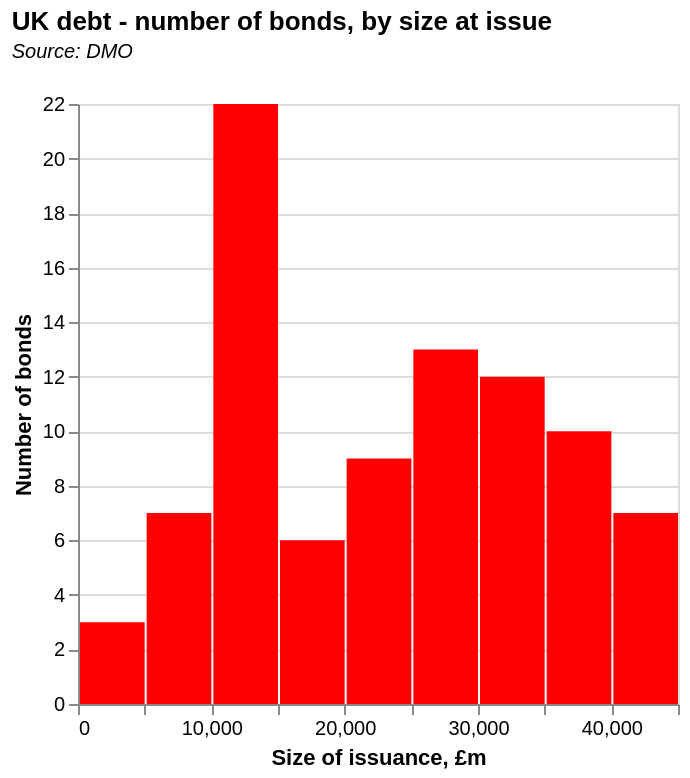

Vega-Lite specification for this chart:
### Vega-Lite specification from a JSON file in a GitHub repository (floating-point values rounded to 4 significant figures)
{"$schema": "https://vega.github.io/schema/vega-lite/v5.json", "description": "Bar chart of UK debt outstanding. Demo of string and date functions", "title": {"text": "UK debt - number of bonds, by size at issue", "subtitle": ["Source: DMO", ""], "subtitleFontStyle": "italic", "subtitleFontSize": 10, "anchor": "start", "color": "black"}, "height": 300, "width": 300, "transform": [{"calculate": "slice(datum.issueDate, -4)", "as": "issue"}, {"calculate": "slice(datum.redemptionDate, -4)", "as": "redemption"}, {"calculate": "datum.redemption - datum.issue", "as": "duration"}], "data": {"values": [{"rawType": "2½% Index-linked Treasury Stock 2024", "coupon": "2½", "giltType": "Index Linked", "code": "GB0008983024", "redemptionDate": " 17-Jul-2024", "issueDate": " 30-Dec-1986", "divDates": "17 Jan/Jul", "divNextDate": " 06-Jan-2023", "issueAmount": "6821", "baseRPI": "97.667931", "amountINCinfUplift": "22363", "issueYear": "1986", "totalCumulative": "6821", "id": "1"}, {"rawType": "4 1/8% Index-linked Treasury Stock 2030", "coupon": "1/8", "giltType": "Index Linked", "code": "GB0008932666", "redemptionDate": " 22-Jul-2030", "issueDate": " 12-Jun-1992", "divDates": "22 Jan/Jul", "divNextDate": " 12-Jan-2023", "issueAmount": "4841", "baseRPI": "135.10001", "amountINCinfUplift": "11474", "issueYear": "1992", "totalCumulative": "11662", "id": "2"}, {"rawType": "6% Treasury Stock 2028", "coupon": "6", "giltType": "Treasury Stock", "code": "GB0002404191", "redemptionDate": " 07-Dec-2028", "issueDate": " 29-Jan-1998", "divDates": "7 Jun/Dec", "divNextDate": " 28-Nov-2022", "issueAmount": "20256", "baseRPI": "", "amountINCinfUplift": "", "issueYear": "1998", "totalCumulative": "31918", "id": "3"}, {"rawType": "4¼% Treasury Stock 2032", "coupon": "4¼", "giltType": "Treasury Stock", "code": "GB0004893086", "redemptionDate": " 07-Jun-2032", "issueDate": " 25-May-2000", "divDates": "7 Jun/Dec", "divNextDate": " 28-Nov-2022", "issueAmount": "40331", "baseRPI": "", "amountINCinfUplift": "", "issueYear": "2000", "totalCumulative": "72249", "id": "4"}, {"rawType": "5% Treasury Stock 2025", "coupon": "5", "giltType": "Treasury Stock", "code": "GB0030880693", "redemptionDate": " 07-Mar-2025", "issueDate": " 27-Sep-2001", "divDates": "7 Mar/Sep", "divNextDate": " 24-Feb-2023", "issueAmount": "37339", "baseRPI": "", "amountINCinfUplift": "", "issueYear": "2001", "totalCumulative": "109588", "id": "5"}, {"rawType": "2% Index-linked Treasury Stock 2035", "coupon": "2", "giltType": "Index Linked", "code": "GB0031790826", "redemptionDate": " 26-Jan-2035", "issueDate": " 11-Jul-2002", "divDates": "26 Jan/Jul", "divNextDate": " 17-Jan-2023", "issueAmount": "9084", "baseRPI": "173.60001", "amountINCinfUplift": "16755", "issueYear": "2002", "totalCumulative": "118672", "id": "6"}, {"rawType": "4¼% Treasury Stock 2036", "coupon": "4¼", "giltType": "Treasury Stock", "code": "GB0032452392", "redemptionDate": " 07-Mar-2036", "issueDate": " 27-Feb-2003", "divDates": "7 Mar/Sep", "divNextDate": " 24-Feb-2023", "issueAmount": "31682", "baseRPI": "", "amountINCinfUplift": "", "issueYear": "2003", "totalCumulative": "150354", "id": "7"}, {"rawType": "4¾% Treasury Stock 2038", "coupon": "4¾", "giltType": "Treasury Stock", "code": "GB00B00NY175", "redemptionDate": " 07-Dec-2038", "issueDate": " 23-Apr-2004", "divDates": "7 Jun/Dec", "divNextDate": " 28-Nov-2022", "issueAmount": "26827", "baseRPI": "", "amountINCinfUplift": "", "issueYear": "2004", "totalCumulative": "177181", "id": "8"}, {"rawType": "1¼% Index-linked Treasury Gilt 2055", "coupon": "1¼", "giltType": "Index Linked", "code": "GB00B0CNHZ09", "redemptionDate": " 22-Nov-2055", "issueDate": " 23-Sep-2005", "divDates": "22 May/Nov", "divNextDate": " 11-Nov-2022", "issueAmount": "10169", "baseRPI": "192.2", "amountINCinfUplift": "18227", "issueYear": "2005", "totalCumulative": "187350", "id": "9"}, {"rawType": "4¼% Treasury Gilt 2055", "coupon": "4¼", "giltType": "Treasury Gilt", "code": "GB00B06YGN05", "redemptionDate": " 07-Dec-2055", "issueDate": " 27-May-2005", "divDates": "7 Jun/Dec", "divNextDate": " 28-Nov-2022", "issueAmount": "27671", "baseRPI": "", "amountINCinfUplift": "", "issueYear": "2005", "totalCumulative": "215021", "id": "10"}, {"rawType": "4¼% Treasury Gilt 2027", "coupon": "4¼", "giltType": "Treasury Gilt", "code": "GB00B16NNR78", "redemptionDate": " 07-Dec-2027", "issueDate": " 06-Sep-2006", "divDates": "7 Jun/Dec", "divNextDate": " 28-Nov-2022", "issueAmount": "33003", "baseRPI": "", "amountINCinfUplift": "", "issueYear": "2006", "totalCumulative": "248024", "id": "11"}, {"rawType": "1¼% Index-linked Treasury Gilt 2027", "coupon": "1¼", "giltType": "Index Linked", "code": "GB00B128DH60", "redemptionDate": " 22-Nov-2027", "issueDate": " 26-Apr-2006", "divDates": "22 May/Nov", "divNextDate": " 11-Nov-2022", "issueAmount": "14170", "baseRPI": "194.06667", "amountINCinfUplift": "25154", "issueYear": "2006", "totalCumulative": "262194", "id": "12"}, {"rawType": "4¼% Treasury Gilt 2046", "coupon": "4¼", "giltType": "Treasury Gilt", "code": "GB00B128DP45", "redemptionDate": " 07-Dec-2046", "issueDate": " 12-May-2006", "divDates": "7 Jun/Dec", "divNextDate": " 28-Nov-2022", "issueAmount": "25124", "baseRPI": "", "amountINCinfUplift": "", "issueYear": "2006", "totalCumulative": "287318", "id": "13"}, {"rawType": "1 1/8% Index-linked Treasury Gilt 2037", "coupon": "1/8", "giltType": "Index Linked", "code": "GB00B1L6W962", "redemptionDate": " 22-Nov-2037", "issueDate": " 21-Feb-2007", "divDates": "22 May/Nov", "divNextDate": " 11-Nov-2022", "issueAmount": "13066", "baseRPI": "202.24286", "amountINCinfUplift": "22255", "issueYear": "2007", "totalCumulative": "300384", "id": "14"}, {"rawType": "4¾% Treasury Gilt 2030", "coupon": "4¾", "giltType": "Treasury Gilt", "code": "GB00B24FF097", "redemptionDate": " 07-Dec-2030", "issueDate": " 03-Oct-2007", "divDates": "7 Jun/Dec", "divNextDate": " 28-Nov-2022", "issueAmount": "42819", "baseRPI": "", "amountINCinfUplift": "", "issueYear": "2007", "totalCumulative": "343203", "id": "15"}, {"rawType": "4½% Treasury Gilt 2042", "coupon": "4½", "giltType": "Treasury Gilt", "code": "GB00B1VWPJ53", "redemptionDate": " 07-Dec-2042", "issueDate": " 06-Jun-2007", "divDates": "7 Jun/Dec", "divNextDate": " 28-Nov-2022", "issueAmount": "28354", "baseRPI": "", "amountINCinfUplift": "", "issueYear": "2007", "totalCumulative": "371557", "id": "16"}, {"rawType": "0¾% Index-linked Treasury Gilt 2047", "coupon": "0¾", "giltType": "Index Linked", "code": "GB00B24FFM16", "redemptionDate": " 22-Nov-2047", "issueDate": " 21-Nov-2007", "divDates": "22 May/Nov", "divNextDate": " 11-Nov-2022", "issueAmount": "11687", "baseRPI": "207.76666", "amountINCinfUplift": "19377", "issueYear": "2007", "totalCumulative": "383244", "id": "17"}, {"rawType": "1 7/8% Index-linked Treasury Gilt 2022", "coupon": "7/8", "giltType": "Index Linked", "code": "GB00B1Z5HQ14", "redemptionDate": " 22-Nov-2022", "issueDate": " 11-Jul-2007", "divDates": "22 May/Nov", "divNextDate": " 11-Nov-2022", "issueAmount": "15743", "baseRPI": "205.65807", "amountINCinfUplift": "26554", "issueYear": "2007", "totalCumulative": "398987", "id": "18"}, {"rawType": "1¼% Index-linked Treasury Gilt 2032", "coupon": "1¼", "giltType": "Index Linked", "code": "GB00B3D4VD98", "redemptionDate": " 22-Nov-2032", "issueDate": " 29-Oct-2008", "divDates": "22 May/Nov", "divNextDate": " 11-Nov-2022", "issueAmount": "14657", "baseRPI": "217.13226", "amountINCinfUplift": "23254", "issueYear": "2008", "totalCumulative": "413644", "id": "19"}, {"rawType": "4¼% Treasury Gilt 2049", "coupon": "4¼", "giltType": "Treasury Gilt", "code": "GB00B39R3707", "redemptionDate": " 07-Dec-2049", "issueDate": " 03-Sep-2008", "divDates": "7 Jun/Dec", "divNextDate": " 28-Nov-2022", "issueAmount": "21047", "baseRPI": "", "amountINCinfUplift": "", "issueYear": "2008", "totalCumulative": "434691", "id": "20"}, {"rawType": "0½% Index-linked Treasury Gilt 2050", "coupon": "0½", "giltType": "Index Linked", "code": "GB00B421JZ66", "redemptionDate": " 22-Mar-2050", "issueDate": " 25-Sep-2009", "divDates": "22 Mar/Sep", "divNextDate": " 13-Mar-2023", "issueAmount": "12221", "baseRPI": "213.39999", "amountINCinfUplift": "19729", "issueYear": "2009", "totalCumulative": "446912", "id": "21"}, {"rawType": "0 5/8% Index-linked Treasury Gilt 2042", "coupon": "5/8", "giltType": "Index Linked", "code": "GB00B3MYD345", "redemptionDate": " 22-Nov-2042", "issueDate": " 24-Jul-2009", "divDates": "22 May/Nov", "divNextDate": " 11-Nov-2022", "issueAmount": "12559", "baseRPI": "212.46452", "amountINCinfUplift": "20364", "issueYear": "2009", "totalCumulative": "459471", "id": "22"}, {"rawType": "4½% Treasury Gilt 2034", "coupon": "4½", "giltType": "Treasury Gilt", "code": "GB00B52WS153", "redemptionDate": " 07-Sep-2034", "issueDate": " 17-Jun-2009", "divDates": "7 Mar/Sep", "divNextDate": " 24-Feb-2023", "issueAmount": "36261", "baseRPI": "", "amountINCinfUplift": "", "issueYear": "2009", "totalCumulative": "495732", "id": "23"}, {"rawType": "4% Treasury Gilt 2060", "coupon": "4", "giltType": "Treasury Gilt", "code": "GB00B54QLM75", "redemptionDate": " 22-Jan-2060", "issueDate": " 22-Oct-2009", "divDates": "22 Jan/Jul", "divNextDate": " 12-Jan-2023", "issueAmount": "25132", "baseRPI": "", "amountINCinfUplift": "", "issueYear": "2009", "totalCumulative": "520864", "id": "24"}, {"rawType": "4¼% Treasury Gilt 2039", "coupon": "4¼", "giltType": "Treasury Gilt", "code": "GB00B3KJDS62", "redemptionDate": " 07-Sep-2039", "issueDate": " 05-Mar-2009", "divDates": "7 Mar/Sep", "divNextDate": " 24-Feb-2023", "issueAmount": "24235", "baseRPI": "", "amountINCinfUplift": "", "issueYear": "2009", "totalCumulative": "545099", "id": "25"}, {"rawType": "4¼% Treasury Gilt 2040", "coupon": "4¼", "giltType": "Treasury Gilt", "code": "GB00B6460505", "redemptionDate": " 07-Dec-2040", "issueDate": " 30-Jun-2010", "divDates": "7 Jun/Dec", "divNextDate": " 28-Nov-2022", "issueAmount": "26449", "baseRPI": "", "amountINCinfUplift": "", "issueYear": "2010", "totalCumulative": "571548", "id": "26"}, {"rawType": "0 5/8% Index-linked Treasury Gilt 2040", "coupon": "5/8", "giltType": "Index Linked", "code": "GB00B3LZBF68", "redemptionDate": " 22-Mar-2040", "issueDate": " 28-Jan-2010", "divDates": "22 Mar/Sep", "divNextDate": " 13-Mar-2023", "issueAmount": "14090", "baseRPI": "216.52258", "amountINCinfUplift": "22417", "issueYear": "2010", "totalCumulative": "585638", "id": "27"}, {"rawType": "0 3/8% Index-linked Treasury Gilt 2062", "coupon": "3/8", "giltType": "Index Linked", "code": "GB00B4PTCY75", "redemptionDate": " 22-Mar-2062", "issueDate": " 26-Oct-2011", "divDates": "22 Mar/Sep", "divNextDate": " 13-Mar-2023", "issueAmount": "12480", "baseRPI": "235.82903", "amountINCinfUplift": "18230", "issueYear": "2011", "totalCumulative": "598118", "id": "28"}, {"rawType": "0 1/8% Index-linked Treasury Gilt 2029", "coupon": "1/8", "giltType": "Index Linked", "code": "GB00B3Y1JG82", "redemptionDate": " 22-Mar-2029", "issueDate": " 23-Nov-2011", "divDates": "22 Mar/Sep", "divNextDate": " 13-Mar-2023", "issueAmount": "15459", "baseRPI": "237.42", "amountINCinfUplift": "22430", "issueYear": "2011", "totalCumulative": "613577", "id": "29"}, {"rawType": "0¾% Index-linked Treasury Gilt 2034", "coupon": "0¾", "giltType": "Index Linked", "code": "GB00B46CGH68", "redemptionDate": " 22-Mar-2034", "issueDate": " 25-May-2011", "divDates": "22 Mar/Sep", "divNextDate": " 13-Mar-2023", "issueAmount": "14570", "baseRPI": "232.22903", "amountINCinfUplift": "21614", "issueYear": "2011", "totalCumulative": "628147", "id": "30"}, {"rawType": "3¾% Treasury Gilt 2052", "coupon": "3¾", "giltType": "Treasury Gilt", "code": "GB00B6RNH572", "redemptionDate": " 22-Jul-2052", "issueDate": " 28-Sep-2011", "divDates": "22 Jan/Jul", "divNextDate": " 12-Jan-2023", "issueAmount": "25114", "baseRPI": "", "amountINCinfUplift": "", "issueYear": "2011", "totalCumulative": "653261", "id": "31"}, {"rawType": "0¼% Index-linked Treasury Gilt 2052", "coupon": "0¼", "giltType": "Index Linked", "code": "GB00B73ZYW09", "redemptionDate": " 22-Mar-2052", "issueDate": " 26-Sep-2012", "divDates": "22 Mar/Sep", "divNextDate": " 13-Mar-2023", "issueAmount": "12366", "baseRPI": "242.05", "amountINCinfUplift": "17600", "issueYear": "2012", "totalCumulative": "665627", "id": "32"}, {"rawType": "3¼% Treasury Gilt 2044", "coupon": "3¼", "giltType": "Treasury Gilt", "code": "GB00B84Z9V04", "redemptionDate": " 22-Jan-2044", "issueDate": " 24-Oct-2012", "divDates": "22 Jan/Jul", "divNextDate": " 12-Jan-2023", "issueAmount": "29109", "baseRPI": "", "amountINCinfUplift": "", "issueYear": "2012", "totalCumulative": "694736", "id": "33"}, {"rawType": "0 1/8% Index-linked Treasury Gilt 2044", "coupon": "1/8", "giltType": "Index Linked", "code": "GB00B7RN0G65", "redemptionDate": " 22-Mar-2044", "issueDate": " 25-Jul-2012", "divDates": "22 Mar/Sep", "divNextDate": " 13-Mar-2023", "issueAmount": "15726", "baseRPI": "242.42258", "amountINCinfUplift": "22346", "issueYear": "2012", "totalCumulative": "710462", "id": "34"}, {"rawType": "0 1/8% Index-linked Treasury Gilt 2024", "coupon": "1/8", "giltType": "Index Linked", "code": "GB00B85SFQ54", "redemptionDate": " 22-Mar-2024", "issueDate": " 12-Oct-2012", "divDates": "22 Mar/Sep", "divNextDate": " 13-Mar-2023", "issueAmount": "15244", "baseRPI": "242.41936", "amountINCinfUplift": "21662", "issueYear": "2012", "totalCumulative": "725706", "id": "35"}, {"rawType": "0 1/8% Index-linked Treasury Gilt 2068", "coupon": "1/8", "giltType": "Index Linked", "code": "GB00BDX8CX86", "redemptionDate": " 22-Mar-2068", "issueDate": " 25-Sep-2013", "divDates": "22 Mar/Sep", "divNextDate": " 13-Mar-2023", "issueAmount": "12600", "baseRPI": "249.7", "amountINCinfUplift": "17383", "issueYear": "2013", "totalCumulative": "738306", "id": "36"}, {"rawType": "2¼% Treasury Gilt 2023", "coupon": "2¼", "giltType": "Treasury Gilt", "code": "GB00B7Z53659", "redemptionDate": " 07-Sep-2023", "issueDate": " 12-Jun-2013", "divDates": "7 Mar/Sep", "divNextDate": " 24-Feb-2023", "issueAmount": "35922", "baseRPI": "", "amountINCinfUplift": "", "issueYear": "2013", "totalCumulative": "774228", "id": "37"}, {"rawType": "3½% Treasury Gilt 2068", "coupon": "3½", "giltType": "Treasury Gilt", "code": "GB00BBJNQY21", "redemptionDate": " 22-Jul-2068", "issueDate": " 26-Jun-2013", "divDates": "22 Jan/Jul", "divNextDate": " 12-Jan-2023", "issueAmount": "20743", "baseRPI": "", "amountINCinfUplift": "", "issueYear": "2013", "totalCumulative": "794971", "id": "38"}, {"rawType": "2¾% Treasury Gilt 2024", "coupon": "2¾", "giltType": "Treasury Gilt", "code": "GB00BHBFH458", "redemptionDate": " 07-Sep-2024", "issueDate": " 12-Mar-2014", "divDates": "7 Mar/Sep", "divNextDate": " 24-Feb-2023", "issueAmount": "35806", "baseRPI": "", "amountINCinfUplift": "", "issueYear": "2014", "totalCumulative": "830777", "id": "39"}, {"rawType": "0 1/8% Index-linked Treasury Gilt 2058", "coupon": "1/8", "giltType": "Index Linked", "code": "GB00BP9DLZ64", "redemptionDate": " 22-Mar-2058", "issueDate": " 30-Jul-2014", "divDates": "22 Mar/Sep", "divNextDate": " 13-Mar-2023", "issueAmount": "10953", "baseRPI": "255.8871", "amountINCinfUplift": "14746", "issueYear": "2014", "totalCumulative": "841730", "id": "40"}, {"rawType": "3½% Treasury Gilt 2045", "coupon": "3½", "giltType": "Treasury Gilt", "code": "GB00BN65R313", "redemptionDate": " 22-Jan-2045", "issueDate": " 25-Jun-2014", "divDates": "22 Jan/Jul", "divNextDate": " 12-Jan-2023", "issueAmount": "29404", "baseRPI": "", "amountINCinfUplift": "", "issueYear": "2014", "totalCumulative": "871134", "id": "41"}, {"rawType": "0 1/8% Index-linked Treasury Gilt 2046", "coupon": "1/8", "giltType": "Index Linked", "code": "GB00BYMWG366", "redemptionDate": " 22-Mar-2046", "issueDate": " 24-Jun-2015", "divDates": "22 Mar/Sep", "divNextDate": " 13-Mar-2023", "issueAmount": "13486", "baseRPI": "257.79001", "amountINCinfUplift": "18021", "issueYear": "2015", "totalCumulative": "884620", "id": "42"}, {"rawType": "2½% Treasury Gilt 2065", "coupon": "2½", "giltType": "Treasury Gilt", "code": "GB00BYYMZX75", "redemptionDate": " 22-Jul-2065", "issueDate": " 21-Oct-2015", "divDates": "22 Jan/Jul", "divNextDate": " 12-Jan-2023", "issueAmount": "20575", "baseRPI": "", "amountINCinfUplift": "", "issueYear": "2015", "totalCumulative": "905195", "id": "43"}, {"rawType": "0 1/8% Index-linked Treasury Gilt 2026", "coupon": "1/8", "giltType": "Index Linked", "code": "GB00BYY5F144", "redemptionDate": " 22-Mar-2026", "issueDate": " 16-Jul-2015", "divDates": "22 Mar/Sep", "divNextDate": " 13-Mar-2023", "issueAmount": "13455", "baseRPI": "258.24194", "amountINCinfUplift": "17948", "issueYear": "2015", "totalCumulative": "918650", "id": "44"}, {"rawType": "2% Treasury Gilt 2025", "coupon": "2", "giltType": "Treasury Gilt", "code": "GB00BTHH2R79", "redemptionDate": " 07-Sep-2025", "issueDate": " 20-Mar-2015", "divDates": "7 Mar/Sep", "divNextDate": " 24-Feb-2023", "issueAmount": "39934", "baseRPI": "", "amountINCinfUplift": "", "issueYear": "2015", "totalCumulative": "958584", "id": "45"}, {"rawType": "0 1/8% Index-linked Treasury Gilt 2036", "coupon": "1/8", "giltType": "Index Linked", "code": "GB00BYZW3J87", "redemptionDate": " 22-Nov-2036", "issueDate": " 11-Mar-2016", "divDates": "22 May/Nov", "divNextDate": " 11-Nov-2022", "issueAmount": "13905", "baseRPI": "260.01935", "amountINCinfUplift": "18422", "issueYear": "2016", "totalCumulative": "972489", "id": "46"}, {"rawType": "0 1/8% Index-Linked Treasury Gilt 2056", "coupon": "1/8", "giltType": "Index Linked", "code": "GB00BYVP4K94", "redemptionDate": " 22-Nov-2056", "issueDate": " 30-Nov-2016", "divDates": "22 May/Nov", "divNextDate": " 11-Nov-2022", "issueAmount": "7147", "baseRPI": "264.88333", "amountINCinfUplift": "9294", "issueYear": "2016", "totalCumulative": "979636", "id": "47"}, {"rawType": "1½% Treasury Gilt 2026", "coupon": "1½", "giltType": "Treasury Gilt", "code": "GB00BYZW3G56", "redemptionDate": " 22-Jul-2026", "issueDate": " 18-Feb-2016", "divDates": "22 Jan/Jul", "divNextDate": " 12-Jan-2023", "issueAmount": "43651", "baseRPI": "", "amountINCinfUplift": "", "issueYear": "2016", "totalCumulative": "1023287", "id": "48"}, {"rawType": "1¾% Treasury Gilt 2037", "coupon": "1¾", "giltType": "Treasury Gilt", "code": "GB00BZB26Y51", "redemptionDate": " 07-Sep-2037", "issueDate": " 09-Nov-2016", "divDates": "7 Mar/Sep", "divNextDate": " 24-Feb-2023", "issueAmount": "31968", "baseRPI": "", "amountINCinfUplift": "", "issueYear": "2016", "totalCumulative": "1055255", "id": "49"}, {"rawType": "0 1/8% Index-linked Treasury Gilt 2065", "coupon": "1/8", "giltType": "Index Linked", "code": "GB00BD9MZZ71", "redemptionDate": " 22-Nov-2065", "issueDate": " 24-Feb-2016", "divDates": "22 May/Nov", "divNextDate": " 11-Nov-2022", "issueAmount": "8125", "baseRPI": "260.43448", "amountINCinfUplift": "10747", "issueYear": "2016", "totalCumulative": "1063380", "id": "50"}, {"rawType": "1½% Treasury Gilt 2047", "coupon": "1½", "giltType": "Treasury Gilt", "code": "GB00BDCHBW80", "redemptionDate": " 22-Jul-2047", "issueDate": " 21-Sep-2016", "divDates": "22 Jan/Jul", "divNextDate": " 12-Jan-2023", "issueAmount": "25721", "baseRPI": "", "amountINCinfUplift": "", "issueYear": "2016", "totalCumulative": "1089101", "id": "51"}, {"rawType": "1¾% Treasury Gilt 2057", "coupon": "1¾", "giltType": "Treasury Gilt", "code": "GB00BD0XH204", "redemptionDate": " 22-Jul-2057", "issueDate": " 25-Jan-2017", "divDates": "22 Jan/Jul", "divNextDate": " 12-Jan-2023", "issueAmount": "30741", "baseRPI": "", "amountINCinfUplift": "", "issueYear": "2017", "totalCumulative": "1119842", "id": "52"}, {"rawType": "1¼% Treasury Gilt 2027", "coupon": "1¼", "giltType": "Treasury Gilt", "code": "GB00BDRHNP05", "redemptionDate": " 22-Jul-2027", "issueDate": " 15-Mar-2017", "divDates": "22 Jan/Jul", "divNextDate": " 12-Jan-2023", "issueAmount": "40987", "baseRPI": "", "amountINCinfUplift": "", "issueYear": "2017", "totalCumulative": "1160829", "id": "53"}, {"rawType": "0 1/8% Index-linked Treasury Gilt 2048", "coupon": "1/8", "giltType": "Index Linked", "code": "GB00BZ13DV40", "redemptionDate": " 10-Aug-2048", "issueDate": " 08-Nov-2017", "divDates": "10 Feb/Aug", "divNextDate": " 01-Feb-2023", "issueAmount": "11781", "baseRPI": "274.79333", "amountINCinfUplift": "14769", "issueYear": "2017", "totalCumulative": "1172610", "id": "54"}, {"rawType": "0¾% Treasury Gilt 2023", "coupon": "0¾", "giltType": "Treasury Gilt", "code": "GB00BF0HZ991", "redemptionDate": " 22-Jul-2023", "issueDate": " 20-Jul-2017", "divDates": "22 Jan/Jul", "divNextDate": " 12-Jan-2023", "issueAmount": "34359", "baseRPI": "", "amountINCinfUplift": "", "issueYear": "2017", "totalCumulative": "1206969", "id": "55"}, {"rawType": "0 1/8% Index-linked Treasury Gilt 2041", "coupon": "1/8", "giltType": "Index Linked", "code": "GB00BGDYHF49", "redemptionDate": " 10-Aug-2041", "issueDate": " 12-Jul-2018", "divDates": "10 Feb/Aug", "divNextDate": " 01-Feb-2023", "issueAmount": "12447", "baseRPI": "280.05484", "amountINCinfUplift": "15311", "issueYear": "2018", "totalCumulative": "1219416", "id": "56"}, {"rawType": "1% Treasury Gilt 2024", "coupon": "1", "giltType": "Treasury Gilt", "code": "GB00BFWFPL34", "redemptionDate": " 22-Apr-2024", "issueDate": " 25-Jul-2018", "divDates": "22 Apr/Oct", "divNextDate": " 13-Oct-2022", "issueAmount": "35638", "baseRPI": "", "amountINCinfUplift": "", "issueYear": "2018", "totalCumulative": "1255054", "id": "57"}, {"rawType": "1 5/8% Treasury Gilt 2071", "coupon": "5/8", "giltType": "Treasury Gilt", "code": "GB00BFMCN652", "redemptionDate": " 22-Oct-2071", "issueDate": " 16-May-2018", "divDates": "22 Apr/Oct", "divNextDate": " 13-Oct-2022", "issueAmount": "24158", "baseRPI": "", "amountINCinfUplift": "", "issueYear": "2018", "totalCumulative": "1279212", "id": "58"}, {"rawType": "1¾% Treasury Gilt 2049", "coupon": "1¾", "giltType": "Treasury Gilt", "code": "GB00BFWFPP71", "redemptionDate": " 22-Jan-2049", "issueDate": " 12-Sep-2018", "divDates": "22 Jan/Jul", "divNextDate": " 12-Jan-2023", "issueAmount": "30224", "baseRPI": "", "amountINCinfUplift": "", "issueYear": "2018", "totalCumulative": "1309436", "id": "59"}, {"rawType": "1 5/8% Treasury Gilt 2028", "coupon": "5/8", "giltType": "Treasury Gilt", "code": "GB00BFX0ZL78", "redemptionDate": " 22-Oct-2028", "issueDate": " 16-Mar-2018", "divDates": "22 Apr/Oct", "divNextDate": " 13-Oct-2022", "issueAmount": "37855", "baseRPI": "", "amountINCinfUplift": "", "issueYear": "2018", "totalCumulative": "1347291", "id": "60"}, {"rawType": "0 1/8% Index-linked Treasury Gilt 2028", "coupon": "1/8", "giltType": "Index Linked", "code": "GB00BZ1NTB69", "redemptionDate": " 10-Aug-2028", "issueDate": " 21-Jun-2018", "divDates": "10 Feb/Aug", "divNextDate": " 01-Feb-2023", "issueAmount": "17937", "baseRPI": "279.23334", "amountINCinfUplift": "22129", "issueYear": "2018", "totalCumulative": "1365228", "id": "61"}, {"rawType": "1 5/8% Treasury Gilt 2054", "coupon": "5/8", "giltType": "Treasury Gilt", "code": "GB00BJLR0J16", "redemptionDate": " 22-Oct-2054", "issueDate": " 15-May-2019", "divDates": "22 Apr/Oct", "divNextDate": " 13-Oct-2022", "issueAmount": "24581", "baseRPI": "", "amountINCinfUplift": "", "issueYear": "2019", "totalCumulative": "1389809", "id": "62"}, {"rawType": "0 7/8% Treasury Gilt 2029", "coupon": "7/8", "giltType": "Treasury Gilt", "code": "GB00BJMHB534", "redemptionDate": " 22-Oct-2029", "issueDate": " 19-Jun-2019", "divDates": "22 Apr/Oct", "divNextDate": " 13-Oct-2022", "issueAmount": "43620", "baseRPI": "", "amountINCinfUplift": "", "issueYear": "2019", "totalCumulative": "1433429", "id": "63"}, {"rawType": "0 5/8% Treasury Gilt 2025", "coupon": "5/8", "giltType": "Treasury Gilt", "code": "GB00BK5CVX03", "redemptionDate": " 07-Jun-2025", "issueDate": " 03-Jul-2019", "divDates": "7 Jun/Dec", "divNextDate": " 28-Nov-2022", "issueAmount": "44623", "baseRPI": "", "amountINCinfUplift": "", "issueYear": "2019", "totalCumulative": "1478052", "id": "64"}, {"rawType": "0 3/8% Treasury Gilt 2030", "coupon": "3/8", "giltType": "Treasury Gilt", "code": "GB00BL68HH02", "redemptionDate": " 22-Oct-2030", "issueDate": " 13-May-2020", "divDates": "22 Apr/Oct", "divNextDate": " 13-Oct-2022", "issueAmount": "38904", "baseRPI": "", "amountINCinfUplift": "", "issueYear": "2020", "totalCumulative": "1516956", "id": "65"}, {"rawType": "1¼ % Treasury Gilt 2041", "coupon": "1¼", "giltType": "Treasury Gilt", "code": "GB00BJQWYH73", "redemptionDate": " 22-Oct-2041", "issueDate": " 22-Jan-2020", "divDates": "22 Apr/Oct", "divNextDate": " 13-Oct-2022", "issueAmount": "33817", "baseRPI": "", "amountINCinfUplift": "", "issueYear": "2020", "totalCumulative": "1550773", "id": "66"}, {"rawType": "0¼% Treasury Gilt 2031", "coupon": "0¼", "giltType": "Treasury Gilt", "code": "GB00BMGR2809", "redemptionDate": " 31-Jul-2031", "issueDate": " 13-Nov-2020", "divDates": "31 Jan/Jul", "divNextDate": " 20-Jan-2023", "issueAmount": "40636", "baseRPI": "", "amountINCinfUplift": "", "issueYear": "2020", "totalCumulative": "1591409", "id": "67"}, {"rawType": "0 5/8% Treasury Gilt 2035", "coupon": "5/8", "giltType": "Treasury Gilt", "code": "GB00BMGR2916", "redemptionDate": " 31-Jul-2035", "issueDate": " 09-Sep-2020", "divDates": "31 Jan/Jul", "divNextDate": " 20-Jan-2023", "issueAmount": "34817", "baseRPI": "", "amountINCinfUplift": "", "issueYear": "2020", "totalCumulative": "1626226", "id": "68"}, {"rawType": "0 1/8% Treasury Gilt 2026", "coupon": "1/8", "giltType": "Treasury Gilt", "code": "GB00BL68HJ26", "redemptionDate": " 30-Jan-2026", "issueDate": " 03-Jun-2020", "divDates": "30 Jan/Jul", "divNextDate": " 19-Jan-2023", "issueAmount": "35316", "baseRPI": "", "amountINCinfUplift": "", "issueYear": "2020", "totalCumulative": "1661542", "id": "69"}, {"rawType": "0 1/8% Treasury Gilt 2028", "coupon": "1/8", "giltType": "Treasury Gilt", "code": "GB00BMBL1G81", "redemptionDate": " 31-Jan-2028", "issueDate": " 12-Jun-2020", "divDates": "31 Jan/Jul", "divNextDate": " 20-Jan-2023", "issueAmount": "31032", "baseRPI": "", "amountINCinfUplift": "", "issueYear": "2020", "totalCumulative": "1692574", "id": "70"}, {"rawType": "0 1/8% Treasury Gilt 2023", "coupon": "1/8", "giltType": "Treasury Gilt", "code": "GB00BL68HG94", "redemptionDate": " 31-Jan-2023", "issueDate": " 08-Apr-2020", "divDates": "31 Jan/Jul", "divNextDate": " 20-Jan-2023", "issueAmount": "33824", "baseRPI": "", "amountINCinfUplift": "", "issueYear": "2020", "totalCumulative": "1726398", "id": "71"}, {"rawType": "0 5/8% Treasury Gilt 2050", "coupon": "5/8", "giltType": "Treasury Gilt", "code": "GB00BMBL1F74", "redemptionDate": " 22-Oct-2050", "issueDate": " 10-Jun-2020", "divDates": "22 Apr/Oct", "divNextDate": " 13-Oct-2022", "issueAmount": "31916", "baseRPI": "", "amountINCinfUplift": "", "issueYear": "2020", "totalCumulative": "1758314", "id": "72"}, {"rawType": "0½% Treasury Gilt 2061", "coupon": "0½", "giltType": "Treasury Gilt", "code": "GB00BMBL1D50", "redemptionDate": " 22-Oct-2061", "issueDate": " 20-May-2020", "divDates": "22 Apr/Oct", "divNextDate": " 13-Oct-2022", "issueAmount": "23386", "baseRPI": "", "amountINCinfUplift": "", "issueYear": "2020", "totalCumulative": "1781700", "id": "73"}, {"rawType": "0 1/8% Treasury Gilt 2024", "coupon": "1/8", "giltType": "Treasury Gilt", "code": "GB00BMGR2791", "redemptionDate": " 31-Jan-2024", "issueDate": " 07-Oct-2020", "divDates": "31 Jan/Jul", "divNextDate": " 20-Jan-2023", "issueAmount": "35551", "baseRPI": "", "amountINCinfUplift": "", "issueYear": "2020", "totalCumulative": "1817251", "id": "74"}, {"rawType": "0 1/8% Index-linked Treasury Gilt 2031", "coupon": "1/8", "giltType": "Index Linked", "code": "GB00BNNGP551", "redemptionDate": " 10-Aug-2031", "issueDate": " 28-Jan-2021", "divDates": "10 Feb/Aug", "divNextDate": " 01-Feb-2023", "issueAmount": "9563", "baseRPI": "293.60324", "amountINCinfUplift": "11221", "issueYear": "2021", "totalCumulative": "1826814", "id": "75"}, {"rawType": "0¼% Treasury Gilt 2025", "coupon": "0¼", "giltType": "Treasury Gilt", "code": "GB00BLPK7110", "redemptionDate": " 31-Jan-2025", "issueDate": " 02-Jul-2021", "divDates": "31 Jan/Jul", "divNextDate": " 20-Jan-2023", "issueAmount": "29353", "baseRPI": "", "amountINCinfUplift": "", "issueYear": "2021", "totalCumulative": "1856167", "id": "76"}, {"rawType": "1½% Green Gilt 2053", "coupon": "1½", "giltType": "Green Gilt", "code": "GB00BM8Z2V59", "redemptionDate": " 31-Jul-2053", "issueDate": " 22-Oct-2021", "divDates": "31 Jan/Jul", "divNextDate": " 20-Jan-2023", "issueAmount": "10854", "baseRPI": "", "amountINCinfUplift": "", "issueYear": "2021", "totalCumulative": "1867021", "id": "77"}, {"rawType": "1¼% Treasury Gilt 2051", "coupon": "1¼", "giltType": "Treasury Gilt", "code": "GB00BLH38158", "redemptionDate": " 31-Jul-2051", "issueDate": " 28-Apr-2021", "divDates": "31 Jan/Jul", "divNextDate": " 20-Jan-2023", "issueAmount": "26049", "baseRPI": "", "amountINCinfUplift": "", "issueYear": "2021", "totalCumulative": "1893070", "id": "78"}, {"rawType": "0½% Treasury Gilt 2029", "coupon": "0½", "giltType": "Treasury Gilt", "code": "GB00BLPK7227", "redemptionDate": " 31-Jan-2029", "issueDate": " 02-Sep-2021", "divDates": "31 Jan/Jul", "divNextDate": " 20-Jan-2023", "issueAmount": "17544", "baseRPI": "", "amountINCinfUplift": "", "issueYear": "2021", "totalCumulative": "1910614", "id": "79"}, {"rawType": "0 3/8% Treasury Gilt 2026", "coupon": "3/8", "giltType": "Treasury Gilt", "code": "GB00BNNGP668", "redemptionDate": " 22-Oct-2026", "issueDate": " 03-Mar-2021", "divDates": "22 Apr/Oct", "divNextDate": " 13-Oct-2022", "issueAmount": "32890", "baseRPI": "", "amountINCinfUplift": "", "issueYear": "2021", "totalCumulative": "1943504", "id": "80"}, {"rawType": "0 1/8% Index-linked Treasury Gilt 2051", "coupon": "1/8", "giltType": "Index Linked", "code": "GB00BNNGP882", "redemptionDate": " 22-Mar-2051", "issueDate": " 10-Feb-2021", "divDates": "22 Mar/Sep", "divNextDate": " 13-Mar-2023", "issueAmount": "6639", "baseRPI": "294.11072", "amountINCinfUplift": "7776", "issueYear": "2021", "totalCumulative": "1950143", "id": "81"}, {"rawType": "1% Treasury Gilt 2032", "coupon": "1", "giltType": "Treasury Gilt", "code": "GB00BM8Z2T38", "redemptionDate": " 31-Jan-2032", "issueDate": " 02-Dec-2021", "divDates": "31 Jan/Jul", "divNextDate": " 20-Jan-2023", "issueAmount": "28957", "baseRPI": "", "amountINCinfUplift": "", "issueYear": "2021", "totalCumulative": "1979100", "id": "82"}, {"rawType": "0 1/8% Index-linked Treasury Gilt 2073", "coupon": "1/8", "giltType": "Index Linked", "code": "GB00BM8Z2W66", "redemptionDate": " 22-Mar-2073", "issueDate": " 24-Nov-2021", "divDates": "22 Mar/Sep", "divNextDate": " 13-Mar-2023", "issueAmount": "2900", "baseRPI": "308.32001", "amountINCinfUplift": "3240", "issueYear": "2021", "totalCumulative": "1982000", "id": "83"}, {"rawType": "0 7/8% Treasury Gilt 2046", "coupon": "7/8", "giltType": "Treasury Gilt", "code": "GB00BNNGP775", "redemptionDate": " 31-Jan-2046", "issueDate": " 20-Jan-2021", "divDates": "31 Jan/Jul", "divNextDate": " 20-Jan-2023", "issueAmount": "20733", "baseRPI": "", "amountINCinfUplift": "", "issueYear": "2021", "totalCumulative": "2002733", "id": "84"}, {"rawType": "0 1/8% Index-linked Treasury Gilt 2039", "coupon": "1/8", "giltType": "Index Linked", "code": "GB00BLH38265", "redemptionDate": " 22-Mar-2039", "issueDate": " 26-May-2021", "divDates": "22 Mar/Sep", "divNextDate": " 13-Mar-2023", "issueAmount": "6303", "baseRPI": "296.7258", "amountINCinfUplift": "7317", "issueYear": "2021", "totalCumulative": "2009036", "id": "85"}, {"rawType": "0 7/8% Green Gilt 2033", "coupon": "7/8", "giltType": "Green Gilt", "code": "GB00BM8Z2S21", "redemptionDate": " 31-Jul-2033", "issueDate": " 22-Sep-2021", "divDates": "31 Jan/Jul", "divNextDate": " 20-Jan-2023", "issueAmount": "12742", "baseRPI": "", "amountINCinfUplift": "", "issueYear": "2021", "totalCumulative": "2021778", "id": "86"}, {"rawType": "1 1/8% Treasury Gilt 2039", "coupon": "1/8", "giltType": "Treasury Gilt", "code": "GB00BLPK7334", "redemptionDate": " 31-Jan-2039", "issueDate": " 14-Jul-2021", "divDates": "31 Jan/Jul", "divNextDate": " 20-Jan-2023", "issueAmount": "14816", "baseRPI": "", "amountINCinfUplift": "", "issueYear": "2021", "totalCumulative": "2036594", "id": "87"}, {"rawType": "1 1/8% Treasury Gilt 2073", "coupon": "1/8", "giltType": "Treasury Gilt", "code": "GB00BLBDX619", "redemptionDate": " 22-Oct-2073", "issueDate": " 09-Feb-2022", "divDates": "22 Apr/Oct", "divNextDate": " 13-Oct-2022", "issueAmount": "10107", "baseRPI": "", "amountINCinfUplift": "", "issueYear": "2022", "totalCumulative": "2046701", "id": "88"}, {"rawType": "4 1/8% Treasury Gilt 2027", "coupon": "1/8", "giltType": "Treasury Gilt", "code": "GB00BL6C7720", "redemptionDate": " 29-Jan-2027", "issueDate": " 13-Oct-2022", "divDates": "29 Jan/Jul", "divNextDate": " 19-Jan-2023", "issueAmount": "4445", "baseRPI": "", "amountINCinfUplift": "", "issueYear": "2022", "totalCumulative": "2051146", "id": "89"}]}, "mark": {"type": "bar", "color": "red"}, "encoding": {"x": {"bin": true, "field": "issueAmount", "title": "Size of issuance, £m"}, "y": {"aggregate": "count", "title": "Number of bonds"}}}
